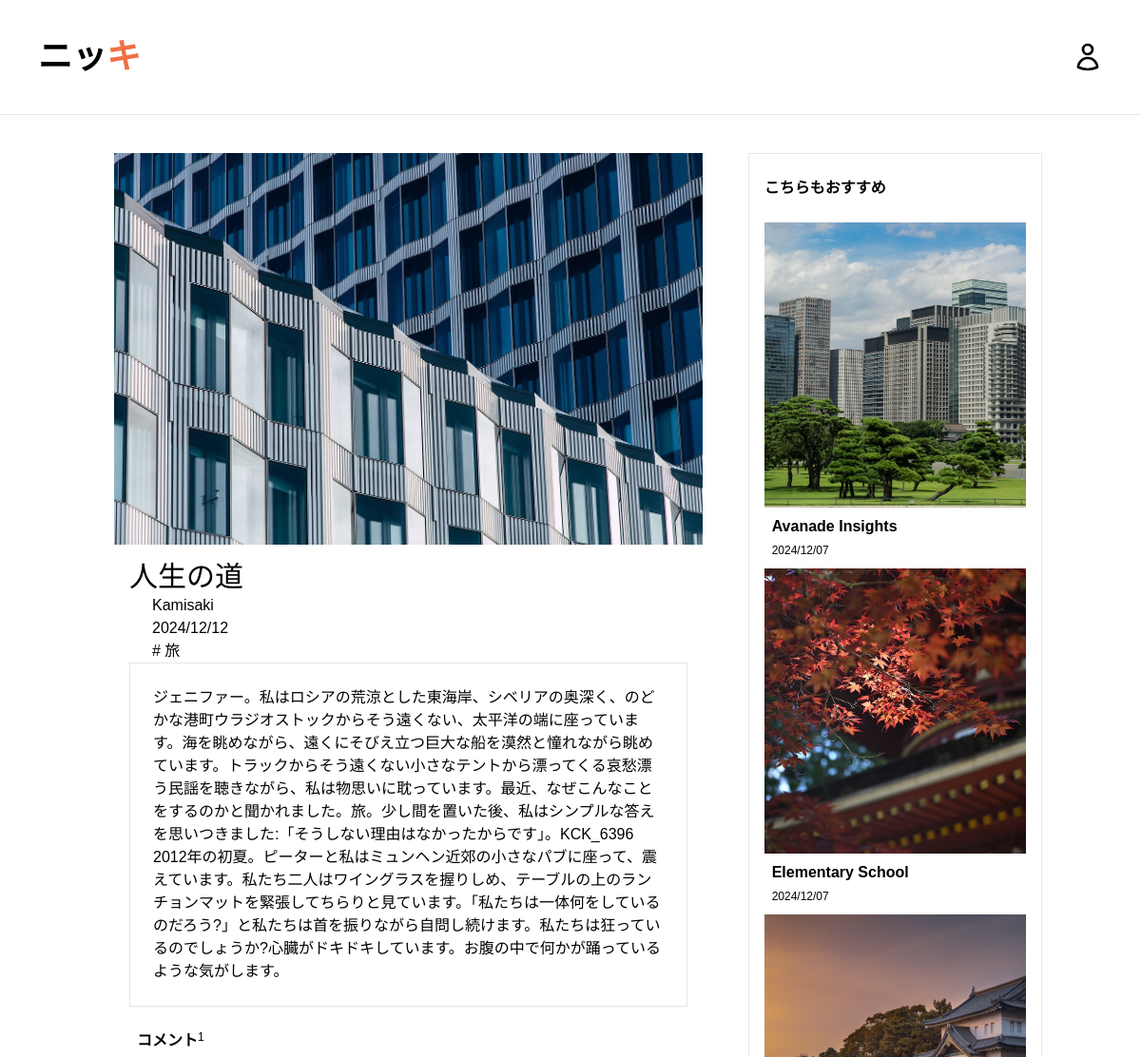
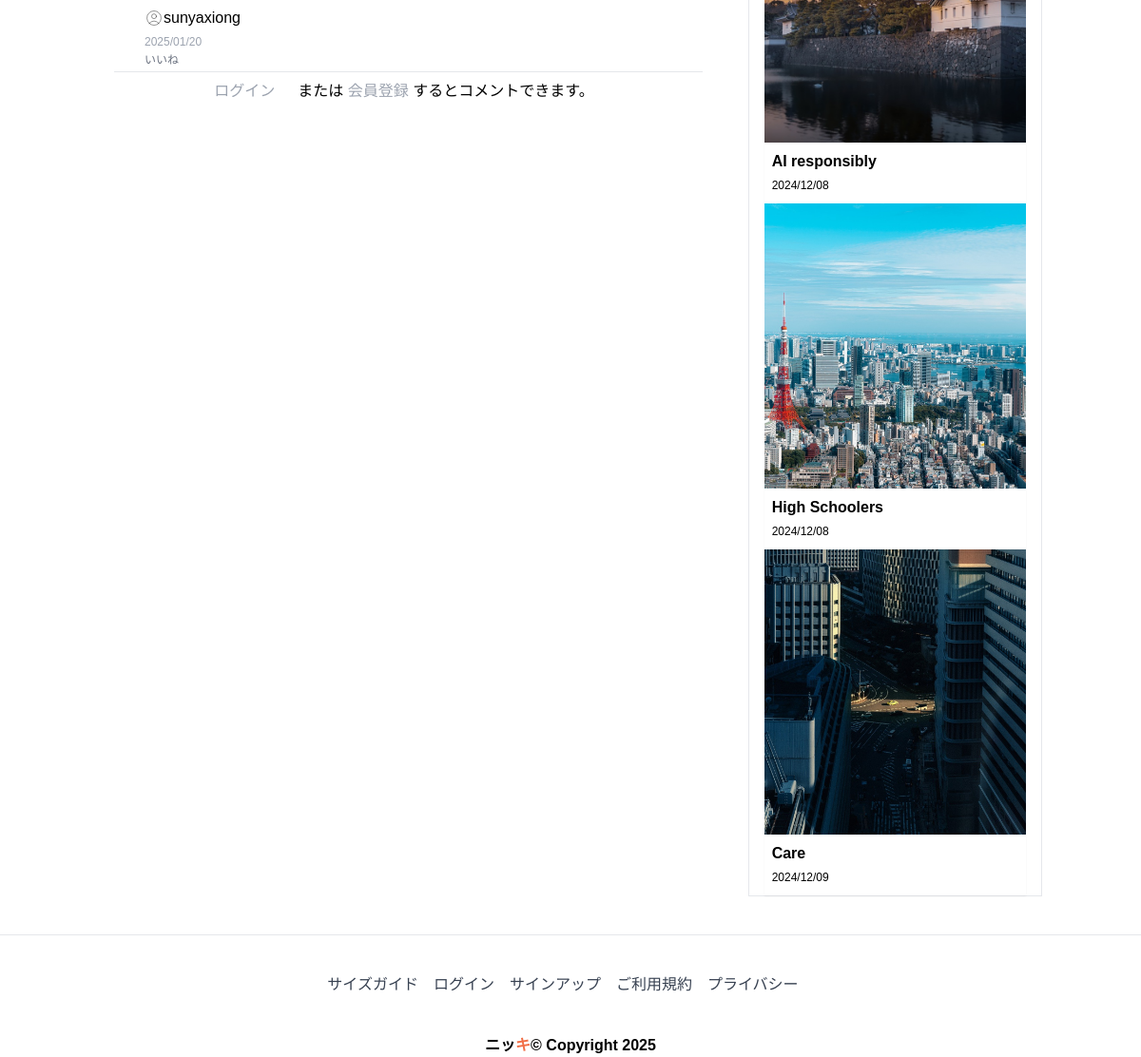
The page /post/18 on the database its author committed (2 pictures, top to bottom).
### myapp/models.py (models this page shows, shortened)
class Post(models.Model):
    postname = models.CharField(max_length=600)
    category = models.CharField(max_length=600)
    image = models.ImageField(upload_to='images/posts', blank=True, null=True)
    content = models.CharField(max_length=100000)
    time = models.CharField(default=time, max_length=100, blank=True)
    likes = models.IntegerField(null=True, blank=True, default=0)
    user = models.ForeignKey(User, on_delete=models.CASCADE)

class Comment(models.Model):
    content = models.CharField(max_length=200)
    time = models.CharField(default=time, max_length=100, blank=True)  # 時間
    post = models.ForeignKey(Post, on_delete=models.CASCADE)  # 多对一
    user = models.ForeignKey(User, on_delete=models.CASCADE)  # 多对一

### myapp/views.py (the view)
# urls.py: path("post/<int:id>", views.post, name="post"),
def post(request, id):
    post = Post.objects.get(id=id)
    return render(request, "post-details.html", {
        "user": request.user,
        'post': Post.objects.get(id=id),
        'recent_posts': Post.objects.all().order_by("-id"),
        'media_url': settings.MEDIA_URL,
        'comments': Comment.objects.filter(post_id=post.id),
        'total_comments': len(Comment.objects.filter(post_id=post.id))
    })

### templates/post-details.html (shortened to what this page needs)
{% load static %}
<!DOCTYPE html>
<html lang="ja">
<head>
    <link href="https://cdn.jsdelivr.net/npm/tailwindcss@2.2.19/dist/tailwind.min.css" rel="stylesheet">
</head>
<body>
{% include 'header.html' %}
<section class="blog-posts grid-system my-10">
    <div class="container mx-auto">
        <div class="flex flex-wrap">
            <div class="w-full lg:w-2/3 px-4">
                <div class="all-blog-posts">
                    <div class="flex flex-wrap">
                        <div class="w-full px-4">
                            <div class="blog-post">
                                <div class="blog-thumb flex items-center justify-center bg-gray-800">
                                    <img src="{{media_url}}{{post.image}}" alt="post_image">
                                </div>
                                <div class="down-content p-4">
                                    <a><h2 class="text-3xl">{{post.postname}}</h2></a>
                                    <ul class="post-info ml-6">
                                        <li><a href="blog/author/{{post.user}}">{{post.user}}</a></li>
                                        <li><a href="#">{{ post.time }}</a></li>
                                        <p># {{post.category}}</p>
                                    </ul>
                                    <div class="border-collapse border p-6 shadow-sm">
                                        <p>{{post.content|safe}}</p>
                                    </div>
                                </div>
                            </div>
                        </div>
                        <div class="w-full px-4">
                            <div class="comments ">
                                <div class="sidebar-heading flex px-6 py-2">
                                    <h2 class="text-1xl font-bold">コメント</h2>
                                    <p class="text-xs"> {{total_comments}}</p>
                                </div>
                                <div class="content">
                                    <ul>
                                        {% for comment in comments %}
                                        <li style="display: block;">
                                            <div class="ps-3 border-b px-8 py-1">
                                                <h5 class="text-base">
                                                    <div class="flex items-center">
                                                        {{ comment.user }}
                                                    </div>
                                                    <span class="text-xs text-gray-400">{{ comment.time }}</span>
                                                </h5>
                                                <p class="text-xs text-gray-500">{{ comment.content }}</p>
                                            </div>
                                        </li>
                                        {% endfor %}
                                    </ul>
                                </div>
                            </div>
                        </div>
                        {% if user.is_authenticated %}
                        <div class="w-full lg:w-3/4 mx-auto mt-2 px-4">
                            <div class="sidebar-item submit-comment">
                                <div class="content">
                                    <form id="comment" action="{% url 'savecomment' post.id %}" method="post">
                                        {% csrf_token %}
                                        <div class="flex flex-wrap">
                                            <div class="w-full px-4">
                                                <fieldset>
                                                    <textarea name="message" rows="6" id="message"
                                                              placeholder="コメントを入力してください"
                                                              class="text-lowercase w-full h-20" required></textarea>
                                                </fieldset>
                                            </div>
                                            <div class="w-full px-4 m-6">
                                                <fieldset>
                                                    <button type="submit" id="form-submit"
                                                            class="main-button border px-2 py-1 ">送信
                                                    </button>
                                                </fieldset>
                                            </div>
                                        </div>
                                    </form>
                                </div>
                            </div>
                        </div>
                        {% else %}
                        <div class="w-full lg:w-3/4 mx-auto mt-2 px-4">
                            <div class="sidebar-item">
                                <div class="content">
                                    <p><a class="text-gray-400 p-6" href="{% url 'signin' %}">ログイン</a>または
                                        <a class="text-gray-400" href="{% url 'signup' %}">会員登録</a> するとコメントできます。
                                    </p>
                                </div>
                            </div>
                        </div>
                        {% endif %}
                    </div>
                </div>
            </div>
            <div class="w-full lg:w-1/3 px-4">
                <div class="sidebar">
                    <div class="flex flex-wrap">
                        <div class="w-full px-4 lg:border">
                            <div class="sidebar-item recent-posts ">
                                <div class="sidebar-heading">
                                    <h2 class="text-1xl py-6 font-bold">こちらもおすすめ</h2>
                                </div>
                                <div class="content">
                                    <ul>
                                        {% for post in recent_posts|dictsort:"time"|slice:"0:5" %}
                                        <li>
                                            <img src="{{media_url}}{{post.image}}"
                                                 class="img-fluid  w-full fixed-height" alt="{{post.image}}">
                                            <div class="shadow-sm p-2">
                                                <a href="post-details.html">
                                                    <a href="{% url 'post' post.id %}"
                                                       class="text-decoration-none text-dark font-bold">
                                                        <h5>{{post.postname}}</h5></a>
                                                    <span class="text-xs">{{post.time}}</span>
                                                </a>
                                            </div>
                                        </li>
                                        {% endfor %}
                                    </ul>
                                </div>
                            </div>
                        </div>
                    </div>
                </div>
            </div>
        </div>
    </div>
</section>
{% include "footer.html" %}
</body>
</html>

### templates/header.html (shortened to what this page needs)
<header class="border-b">
    <nav>
        <div class="flex items-center p-10  w-7/8">
            <div>
                <a class="navbar-brand text-4xl font-bold" href="{% url 'index' %}">
                    <h2> ニッ<span style="color: rgb(241, 110, 70);">キ</span></h2>
                </a>
            </div>
            <ul id="menu" class="flex ml-auto">
                {% if user.is_authenticated %}
                <li class="nav-item">
                    <a class="nav-link" href="{% url 'create' %}">
                        <svg xmlns="http://www.w3.org/2000/svg" fill="none" viewBox="0 0 24 24" stroke-width="2"
                             stroke="currentColor" class="h-8 w-8 mr-4">
                            <path stroke-linecap="round" stroke-linejoin="round"
                                  d="m16.862 4.487 1.687-1.688a1.875 1.875 0 1 1 2.652 2.652L6.832 19.82a4.5 4.5 0 0 1-1.897 1.13l-2.685.8.8-2.685a4.5 4.5 0 0 1 1.13-1.897L16.863 4.487Zm0 0L19.5 7.125"/>
                        </svg>
                    </a>
                </li>
                <li class="nav-item">
                    <a class="nav-link" href="{% url 'profile' user.id %}">
                        <svg xmlns="http://www.w3.org/2000/svg" fill="none" viewBox="0 0 24 24" stroke-width="2"
                             stroke="currentColor" class="h-8 w-8 mr-4">
                            <path stroke-linecap="round" stroke-linejoin="round"
                                  d="M17.982 18.725A7.488 7.488 0 0 0 12 15.75a7.488 7.488 0 0 0-5.982 2.975m11.963 0a9 9 0 1 0-11.963 0m11.963 0A8.966 8.966 0 0 1 12 21a8.966 8.966 0 0 1-5.982-2.275M15 9.75a3 3 0 1 1-6 0 3 3 0 0 1 6 0Z"/>
                        </svg>
                    </a>
                </li>
                <li class="nav-item">
                    <a class="nav-link text-primary" href="{% url 'logout' %}">
                        <svg xmlns="http://www.w3.org/2000/svg" fill="none" viewBox="0 0 24 24" stroke-width="2"
                             stroke="currentColor" class="h-8 w-8">
                            <path stroke-linecap="round" stroke-linejoin="round"
                                  d="M15.75 9V5.25A2.25 2.25 0 0 0 13.5 3h-6a2.25 2.25 0 0 0-2.25 2.25v13.5A2.25 2.25 0 0 0 7.5 21h6a2.25 2.25 0 0 0 2.25-2.25V15m3 0 3-3m0 0-3-3m3 3H9"/>
                        </svg>
                    </a>
                </li>
                {% else %}
                <li class="nav-item">
                    <a class="nav-link" href="{% url 'signin' %}">
                    </a>
                </li>
                {% endif %}
            </ul>
        </div>
    </nav>
</header>

### templates/footer.html
<footer class="border-t w-full mt-10">
    <ul class="flex  justify-center p-10">
        <li><a href="#" class="text-gray-700 hover:text-orange-500 mr-4">サイズガイド</a></li>
        {% if user.is_authenticated %}
        {% else %}
        <li><a href="{% url 'signin' %}" class="text-gray-700 hover:text-orange-500 mr-4">ログイン</a></li>
        <li><a href="{% url 'signup' %}" class="text-gray-700 hover:text-orange-500 mr-4">サインアップ</a></li>
        {% endif %}
        <li><a href="#" class="text-gray-700 hover:text-orange-500 mr-4"> ご利用規約</a></li>
        <li><a href="#" class="text-gray-700 hover:text-orange-500 mr-4">プライバシー</a></li>
    </ul>
    <div class="flex  justify-center">
        <p class="text-base font-bold"> ニッ<span style="color: rgb(241, 110, 70);">キ</span>&copy; Copyright 2025</p>
    </div>
</footer>

### templates/post-details.html (style rules this page uses)
body { font-family:"ＭＳ Ｐゴシック",sans-serif; }
.fixed-height { height: 300px; object-fit: cover; }

### rows shown on the page
Post: image (picture), postname "人生の道", user "Kamisaki", time "2024/12/12", category "旅", content "ジェニファー。私はロシアの荒涼とした東海岸、シベリアの奥深く、のどかな港町ウラジオストックからそう遠くない、太平洋の端に座っています。海を眺めながら、遠くにそびえ立つ巨大な船を漠然と憧れながら眺めています。トラックからそう遠くない小さなテントから漂ってくる哀愁漂う民謡を聴きながら、私は物思いに耽っています。最近、なぜこんなことをするのかと聞かれました。旅。少し間を置いた後、私はシンプルな答えを思いつきました:「そうしない理由はなかったからです」。KCK_6396 2012年の初夏。ピーターと私はミュンヘン近郊の小さなパブに座って、震えています。私たち二人はワイングラスを握りしめ、テーブルの上のランチョンマットを緊張してちらりと見ています。「私たちは一体何をしているのだろう?」と私たちは首を振りながら自問し続けます。私たちは狂っているのでしょうか?心臓がドキドキしています。お腹の中で何かが踊っているような気がします。"
Comment: user "sunyaxiong", time "2025/01/20", content "いいね"
Post: image (picture), postname "Avanade Insights", time "2024/12/07"
Post: image (picture), postname "Elementary School", time "2024/12/07"
Post: image (picture), postname "AI responsibly", time "2024/12/08"
Post: image (picture), postname "High Schoolers", time "2024/12/08"
Post: image (picture), postname "Care", time "2024/12/09"

### other values the page prints
{{ total_comments }} "1"
